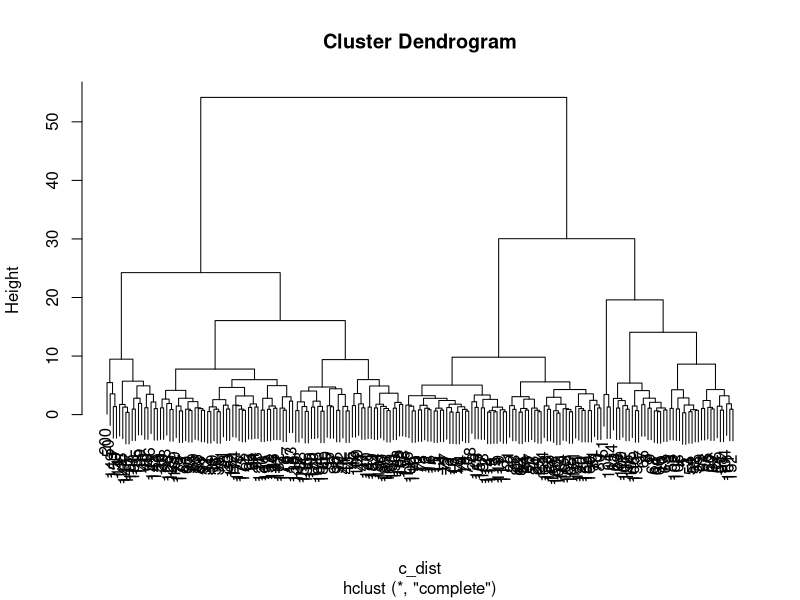
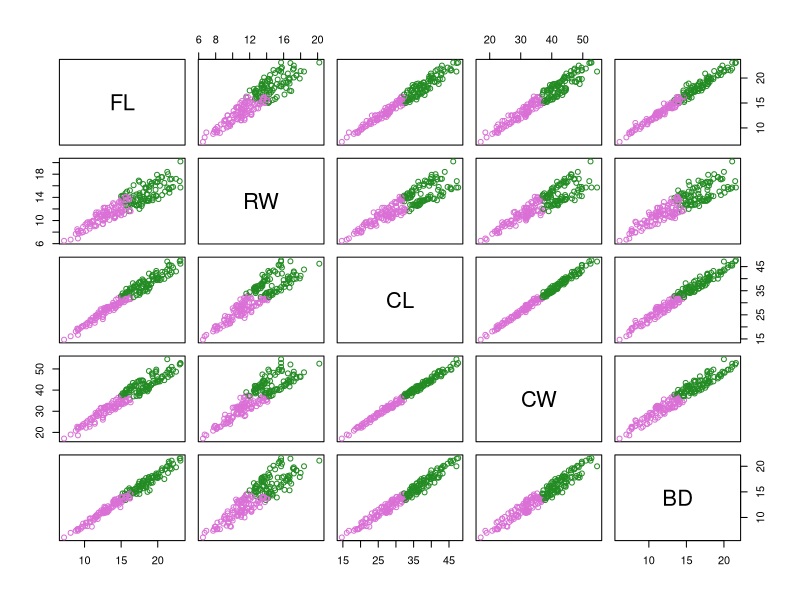
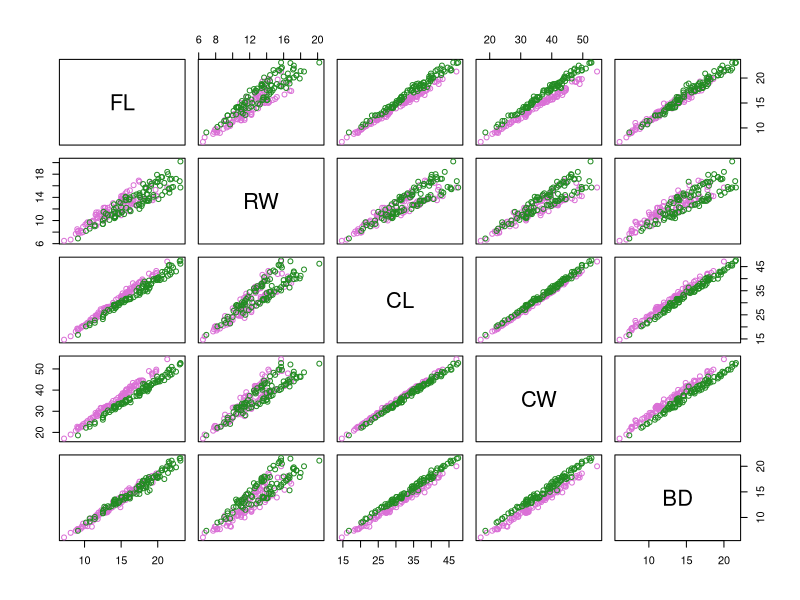
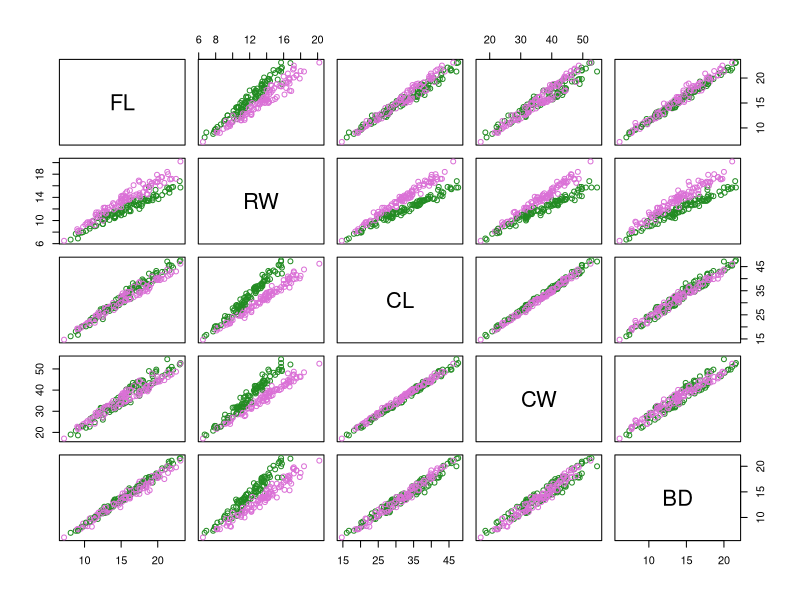

Write R code to recreate these figures, in order.
## ---- chunk 1
library(MASS)
data(crabs)
## ---- chunk 2
?crabs
head(crabs)
## ---- chunk 3
crabs_meas <-  crabs[,c("FL","RW","CL","CW","BD")]
## ---- chunk 4
c_dist <- dist(crabs_meas)
c_hclust <- hclust(c_dist)
plot(c_hclust)
## ---- chunk 5
c_clusters = cutree(c_hclust,k = 2)
## ---- chunk 6
pairs(
    crabs_meas, 
    col = c("orchid","forestgreen")[c_clusters]
)

pairs(
    crabs_meas, 
    col = c("orchid","forestgreen")[factor(crabs$sp)]
)

pairs(
    crabs_meas, 
    col = c("orchid","forestgreen")[factor(crabs$sex)]
)
